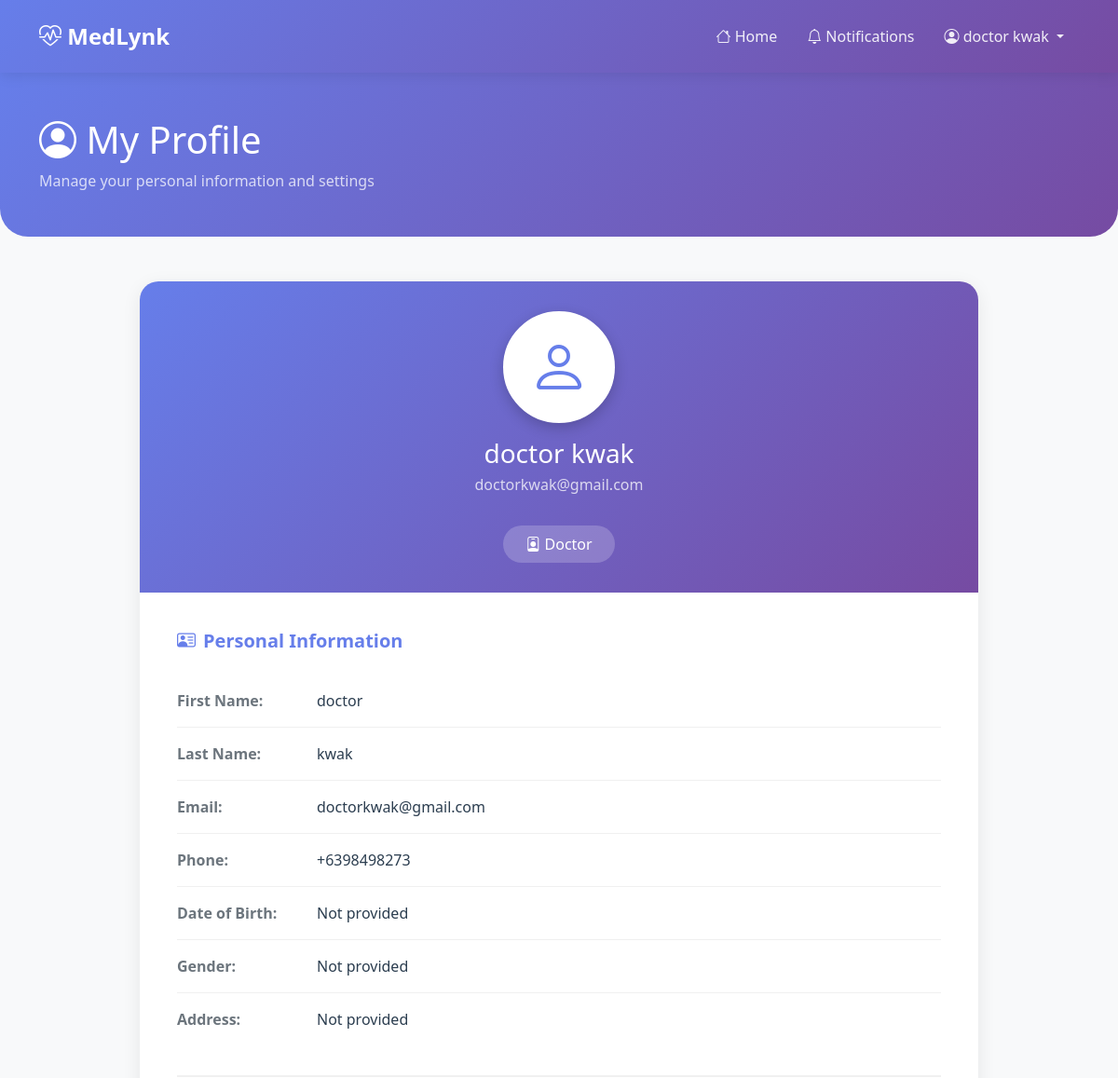
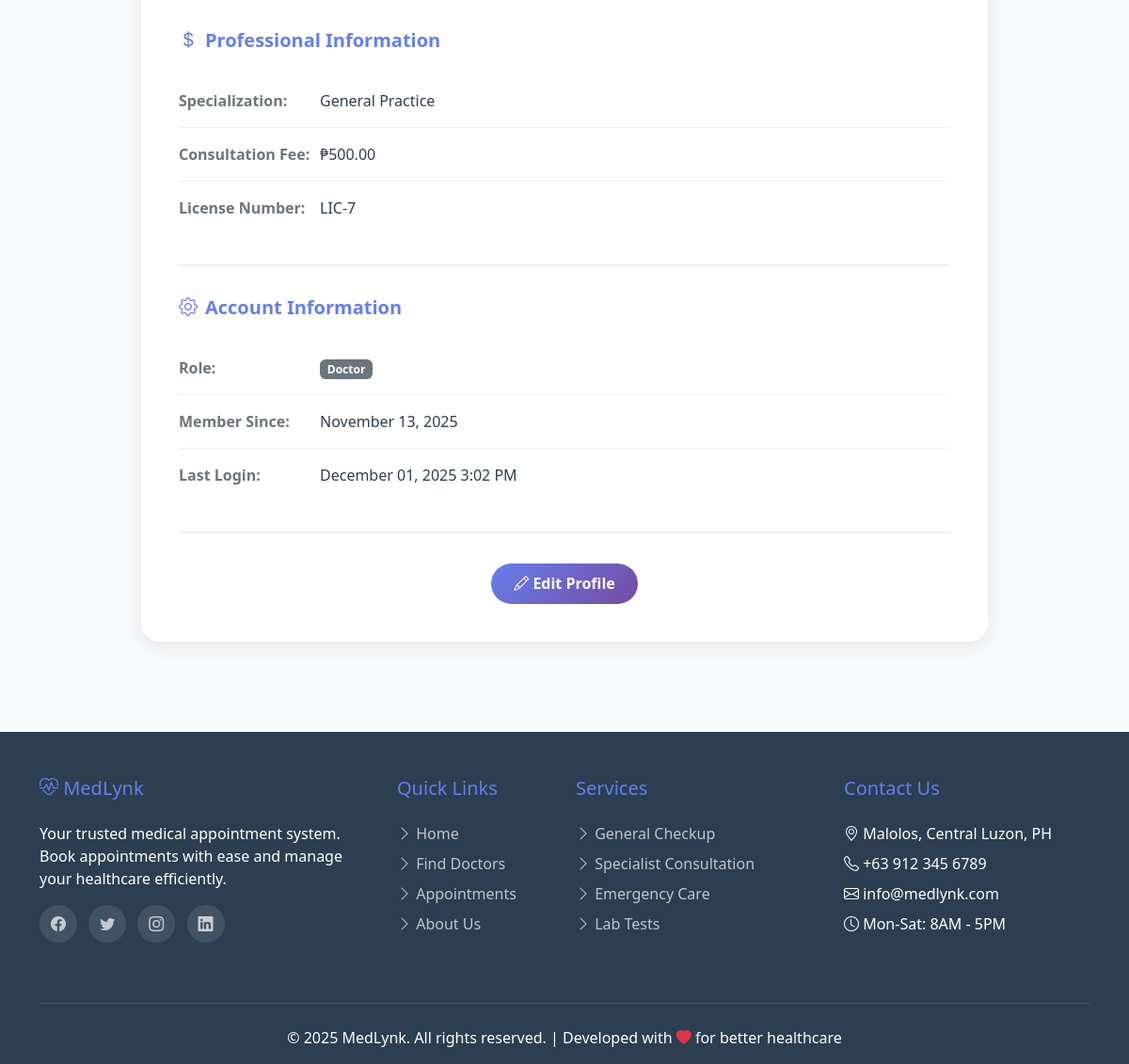
The page /profile/ (signed in) on the database its author committed (2 pictures, top to bottom).
### accounts/models.py (models this page shows, shortened)
class User(AbstractBaseUser, PermissionsMixin):
    ROLE_CHOICES = (
        ('patient', 'Patient'),
        ('doctor', 'Doctor'),
        ('admin', 'Admin'),
    )
    email = models.EmailField(unique=True, max_length=255)
    first_name = models.CharField(max_length=100)
    last_name = models.CharField(max_length=100)
    phone_number = models.CharField(max_length=15, blank=True, null=True)
    address = models.TextField(blank=True, null=True)
    profile_picture = models.ImageField(upload_to='profile_pics/', blank=True, null=True)
    date_of_birth = models.DateField(blank=True, null=True)
    gender = models.CharField(max_length=10, choices=[('male', 'Male'), ('female', 'Female'), ('other', 'Other')], blank=True, null=True)
    role = models.CharField(max_length=10, choices=ROLE_CHOICES, default='patient')
    height = models.DecimalField(max_digits=5, decimal_places=2, blank=True, null=True, help_text="Height in cm")
    weight = models.DecimalField(max_digits=5, decimal_places=2, blank=True, null=True, help_text="Weight in kg")
    is_approved = models.BooleanField(
        default=True,
        help_text='Designates whether this user is approved. Doctors require admin approval before they can login.'
    )
    is_active = models.BooleanField(default=True)
    is_staff = models.BooleanField(default=False)
    is_superuser = models.BooleanField(default=False)
    date_joined = models.DateTimeField(default=timezone.now)
    last_login = models.DateTimeField(blank=True, null=True)
    objects = UserManager()
    USERNAME_FIELD = 'email'
    REQUIRED_FIELDS = ['first_name', 'last_name']
    class Meta:
        verbose_name = 'User'
        verbose_name_plural = 'Users'
        ordering = ['-date_joined']
    def get_full_name(self):
        return f"{self.first_name} {self.last_name}".strip()
    def calculate_bmi(self):
        if self.height and self.weight:
            height_m = float(self.height) / 100  # Convert cm to meters
            bmi = float(self.weight) / (height_m ** 2)
            return round(bmi, 1)
        return None
    def get_bmi_category(self):
        bmi = self.calculate_bmi()
        if bmi is None:
            return "Unknown"
        elif bmi < 18.5:
            return "Underweight"
        elif 18.5 <= bmi < 25:
            return "Normal weight"
        elif 25 <= bmi < 30:
            return "Overweight"
        else:
            return "Obese"

### appointments/models.py (models this page shows, shortened)
class Doctor(models.Model):
    user = models.OneToOneField(settings.AUTH_USER_MODEL, on_delete=models.CASCADE)
    specialization = models.CharField(max_length=100)
    bio = models.TextField()
    license_number = models.CharField(max_length=50)
    consultation_fee = models.DecimalField(max_digits=10, decimal_places=2)

### accounts/views.py (the view)
# urls.py: path('profile/', views.profile_view, name='profile'),
@login_required
def profile_view(request):
    edit_mode = request.GET.get('edit') == 'true' or request.method == 'POST'
    if request.method == 'POST':
        form = ProfileUpdateForm(request.POST, request.FILES, instance=request.user)
        if form.is_valid():
            form.save()
            messages.success(request, 'Profile updated successfully!')
            return redirect('profile')
    else:
        form = ProfileUpdateForm(instance=request.user)
    bmi = request.user.calculate_bmi()
    bmi_category = request.user.get_bmi_category()
    context = {
        'form': form,
        'bmi': bmi,
        'bmi_category': bmi_category,
        'edit_mode': edit_mode,
        'title': 'My Profile'
    }
    return render(request, 'pages/profile.html', context)

### accounts/context_processors.py (called while the page is built)
def notification_context(request):
    if request.user.is_authenticated:
        notifications = Notification.objects.filter(user=request.user, is_read=False)[:5]
        unread_count = notifications.count()
        return {
            'recent_notifications': notifications,
            'unread_count': unread_count
        }
    return {}

### templates/pages/profile.html (shortened to what this page needs)
{% extends 'atomic/base.html' %}
{% block content %}
<div class="page-header">
    <div class="container">
        <h1 class="mb-2"><i class="bi bi-person-circle"></i> My Profile</h1>
        <p class="mb-0 opacity-75">Manage your personal information and settings</p>
    </div>
</div>
<div class="container">
    <div class="profile-container">
        <div class="profile-card">
            <div class="profile-header">
                <div class="profile-avatar">
                    {% if user.profile_picture %}
                    <img src="{{ user.profile_picture.url }}" alt="Profile photo" class="img-fluid rounded-circle" style="width: 110px; height: 110px; object-fit: cover;">
                    {% else %}
                    <i class="bi bi-person"></i>
                    {% endif %}
                </div>
                <h3 class="mt-3 mb-1">{{ user.get_full_name|default:user.email }}</h3>
                <p class="opacity-75">{{ user.email }}</p>
                <span class="profile-role">
                    <i class="bi bi-{% if user.role == 'patient' %}person{% elif user.role == 'doctor' %}person-badge{% else %}shield-check{% endif %}"></i>
                    {{ user.get_role_display }}
                </span>
            </div>
            <div class="profile-body">
                {% if not edit_mode %}
                <div class="info-section">
                    <h5 class="section-title">
                        <i class="bi bi-person-vcard"></i>
                        Personal Information
                    </h5>
                    <div class="info-row">
                        <div class="info-label">First Name:</div>
                        <div class="info-value">{{ user.first_name|default:"Not provided" }}</div>
                    </div>
                    <div class="info-row">
                        <div class="info-label">Last Name:</div>
                        <div class="info-value">{{ user.last_name|default:"Not provided" }}</div>
                    </div>
                    <div class="info-row">
                        <div class="info-label">Email:</div>
                        <div class="info-value">{{ user.email }}</div>
                    </div>
                    <div class="info-row">
                        <div class="info-label">Phone:</div>
                        <div class="info-value">{{ user.phone_number|default:"Not provided" }}</div>
                    </div>
                    <div class="info-row">
                        <div class="info-label">Date of Birth:</div>
                        <div class="info-value">{{ user.date_of_birth|date:"F d, Y"|default:"Not provided" }}</div>
                    </div>
                    <div class="info-row">
                        <div class="info-label">Gender:</div>
                        <div class="info-value">{{ user.get_gender_display|default:"Not provided" }}</div>
                    </div>
                    <div class="info-row">
                        <div class="info-label">Address:</div>
                        <div class="info-value">{{ user.address|default:"Not provided" }}</div>
                    </div>
                </div>
                {% if user.role == 'patient' %}
                <div class="info-section">
                    <h5 class="section-title">
                        <i class="bi bi-clipboard-data"></i>
                        Body Metrics & Health
                    </h5>
                    {% if user.height and user.weight %}
                    <div class="row g-3 mb-3">
                        <div class="col-md-4">
                            <div class="info-row">
                                <div class="info-label">Height:</div>
                                <div class="info-value">{{ user.height }} cm</div>
                            </div>
                        </div>
                        <div class="col-md-4">
                            <div class="info-row">
                                <div class="info-label">Weight:</div>
                                <div class="info-value">{{ user.weight }} kg</div>
                            </div>
                        </div>
                        <div class="col-md-4">
                            <div class="info-row">
                                <div class="info-label">BMI:</div>
                                <div class="info-value">
                                    <strong>{{ bmi|floatformat:1 }}</strong>
                                    <small class="text-muted ms-2">({{ bmi_category }})</small>
                                </div>
                            </div>
                        </div>
                    </div>
                    {% else %}
                    <div class="alert alert-info">
                        <i class="bi bi-info-circle"></i> Add your height and weight to calculate your BMI automatically.
                    </div>
                    {% endif %}
                </div>
                {% elif user.role == 'doctor' %}
                <div class="info-section">
                    <h5 class="section-title">
                        <i class="bi bi-currency-dollar"></i>
                        Professional Information
                    </h5>
                    {% if user.doctor %}
                    <div class="info-row">
                        <div class="info-label">Specialization:</div>
                        <div class="info-value">{{ user.doctor.specialization }}</div>
                    </div>
                    <div class="info-row">
                        <div class="info-label">Consultation Fee:</div>
                        <div class="info-value">₱{{ user.doctor.consultation_fee }}</div>
                    </div>
                    <div class="info-row">
                        <div class="info-label">License Number:</div>
                        <div class="info-value">{{ user.doctor.license_number }}</div>
                    </div>
                    {% endif %}
                </div>
                {% endif %}
                <div class="info-section">
                    <h5 class="section-title">
                        <i class="bi bi-gear"></i>
                        Account Information
                    </h5>
                    <div class="info-row">
                        <div class="info-label">Role:</div>
                        <div class="info-value">
                            {% include 'atomic/atoms/badge.html' with status=user.role text=user.get_role_display %}
                        </div>
                    </div>
                    <div class="info-row">
                        <div class="info-label">Member Since:</div>
                        <div class="info-value">{{ user.date_joined|date:"F d, Y" }}</div>
                    </div>
                    <div class="info-row">
                        <div class="info-label">Last Login:</div>
                        <div class="info-value">{{ user.last_login|date:"F d, Y g:i A"|default:"Never" }}</div>
                    </div>
                </div>
                <div class="text-center mt-4">
                    <a href="?edit=true" class="btn edit-btn">
                        <i class="bi bi-pencil"></i> Edit Profile
                    </a>
                </div>
                {% endif %}
            </div>
        </div>
    </div>
</div>
{% endblock %}

### templates/atomic/organisms/header.html (shortened to what this page needs)
<nav class="navbar navbar-expand-lg navbar-custom">
    <div class="container">
        <a class="navbar-brand" href="{% url 'home' %}">
            <i class="bi bi-heart-pulse"></i> MedLynk
        </a>
        <div class="collapse navbar-collapse" id="navbarNav">
            <ul class="navbar-nav ms-auto align-items-center">
                {% if user.is_authenticated %}
                <li class="nav-item">
                    <a class="nav-link" href="{% url 'home' %}">
                        <i class="bi bi-house"></i> Home
                    </a>
                </li>
                <li class="nav-item">
                    <a class="nav-link" href="{% url 'notification_list' %}">
                        <i class="bi bi-bell"></i> Notifications
                    </a>
                </li>
                <li class="nav-item dropdown">
                    <a class="nav-link dropdown-toggle" href="#" id="userDropdown" role="button" data-bs-toggle="dropdown">
                        <i class="bi bi-person-circle"></i> {{ user.get_full_name|default:user.email }}
                    </a>
                </li>
                {% endif %}
            </ul>
        </div>
    </div>
</nav>

### templates/pages/profile.html (style rules this page uses)
.page-header { background: linear-gradient(135deg, #667eea 0%, #764ba2 100%); color: white; padding: 3rem 0; margin-bottom: 3rem; border-radius: 0 0 30px 30px; }
.profile-container { max-width: 900px; margin: 0 auto; }
.profile-card { background: white; border-radius: 20px; box-shadow: 0 5px 20px rgba(0,0,0,0.08); overflow: hidden; }
.profile-header { background: linear-gradient(135deg, #667eea 0%, #764ba2 100%); padding: 2rem; text-align: center; color: white; }
.profile-avatar { width: 120px; height: 120px; border-radius: 50%; background: white; display: inline-flex; align-items: center; justify-content: center; font-size: 4rem; color: #667eea; border: 5px solid white; box-shadow: 0 5px 15px rgba(0,0,0,0.2); }
.profile-role { background: rgba(255,255,255,0.2); padding: 0.5rem 1.5rem; border-radius: 20px; display: inline-block; margin-top: 1rem; }
.profile-body { padding: 2.5rem; }
.info-section { margin-bottom: 2rem; padding-bottom: 2rem; border-bottom: 2px solid #f0f0f0; }
.section-title { color: #667eea; font-weight: 700; margin-bottom: 1.5rem; display: flex; align-items: center; gap: 0.5rem; }
.info-row { display: flex; padding: 1rem 0; border-bottom: 1px solid #f0f0f0; }
.info-row:last-child { border-bottom: none; }
.info-label { font-weight: 600; color: #6c757d; width: 150px; flex-shrink: 0; }
.info-value { color: #2c3e50; flex: 1; }
.edit-btn { background: linear-gradient(135deg, #667eea 0%, #764ba2 100%); color: white; padding: 0.8rem 2rem; border: none; border-radius: 25px; font-weight: 600; transition: all 0.3s ease; }

### templates/atomic/base.html (style rules this page uses)
* { margin: 0; padding: 0; box-sizing: border-box; }
body { font-family: 'Segoe UI', Tahoma, Geneva, Verdana, sans-serif; background: #f8f9fa; min-height: 100vh; display: flex; flex-direction: column; }
.btn { border-radius: 25px; padding: 0.6rem 1.5rem; font-weight: 600; transition: all 0.3s ease; }

### templates/atomic/organisms/header.html (style rules this page uses)
.navbar-custom { background: linear-gradient(135deg, #667eea 0%, #764ba2 100%); padding: 1rem 0; box-shadow: 0 2px 15px rgba(0,0,0,0.1); }
.navbar-custom .navbar-brand { color: white; font-weight: 700; font-size: 1.5rem; }
.navbar-custom .nav-link { color: rgba(255,255,255,0.9); margin: 0 0.5rem; transition: all 0.3s ease; }

### rows shown on the page
User: get_full_name "doctor kwak", email "doctorkwak@gmail.com", role "Doctor", first_name "doctor", last_name "kwak", phone_number "+6398498273", date_of_birth "Not provided", gender "Not provided", address "Not provided", doctor.specialization "General Practice", doctor.consultation_fee "500.00", doctor.license_number "LIC-7", date_joined "November 13, 2025", last_login "December 01, 2025 3:02 PM"

### other values the page prints
{{ text }} "Doctor"
